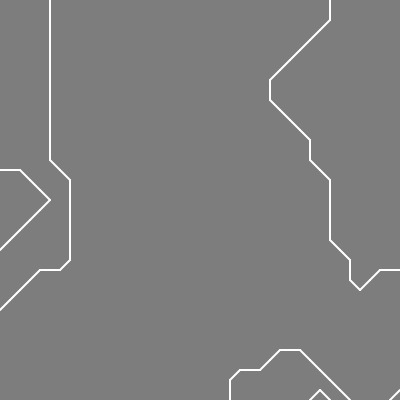
Frame 1 (no input)
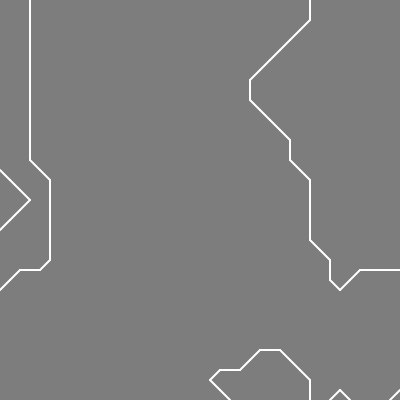
Frame 2 (the mouse pressed at the canvas centre, redrawn once)

The p5.js sketch that drew these frames (run headless with seeded random() and noise() and a simulated clock; the mouse was pressed at the canvas centre and the sketch redrawn once):

// p5.js sketch
// ── sketch.js
let grid = [];
let rows, cols;
let rez = 20;

function setup() {
  createCanvas(400, 400);
  rows = 1 + height / rez;
  cols = 1 + width / rez;
  
  grid = [];
  for (let i = 0; i < rows; i++)
    grid[i] = [];
 
  for (let i = 0; i < rows; i++)
    for (let j = 0; j < cols; j++)
      grid[i][j] = round( noise(i/10, j/10) );
  
  noLoop();
  frameRate(5);
}

function draw() {
  background(125);

  stroke(255);
  strokeWeight(2);
  for (let i = 0; i < rows - 1; i++)
    for (let j = 0; j < cols - 1; j++) {
      let x = i * rez;
      let y = j * rez;

      let a = createVector(x + rez/2, y);
      let b = createVector(x + rez, y + rez/2);
      let c = createVector(x + rez/2, y + rez);
      let d = createVector(x, y + rez/2);

      let state = getState(grid[i][j], grid[i + 1][j],
          grid[i + 1][j + 1], grid[i][j + 1]);

      switch (state) {
        case 1:
        case 14:
            drawLine(c, d); break;
        case 2:
        case 13:
            drawLine(b, c); break;
        case 3:
        case 12:
            drawLine(b, d); break;
        case 4:
        case 11:
            drawLine(a, b); break;
        case 5:
             drawLine(a, d);
             drawLine(b, c);
             break;
         case 6:
         case 9:
             drawLine(a, c); break;
         case 7:
         case 8:
             drawLine(a, d); break;
         case 10:
             drawLine(a, b);
             drawLine(c, d);
             break;
      }

      let xoff = i/10 + frameCount/10;
      let yoff = j/10;
      grid[i][j] = round( noise(xoff, yoff) );

    }
}

function getState(a, b, c, d) {
  return a * 8 + b * 4 + c * 2 + d * 1;
}

function drawLine(v1, v2) {
  line(v1.x, v1.y, v2.x, v2.y);
}

function mouseClicked() {
  isLooping() ? noLoop() : loop();
}
